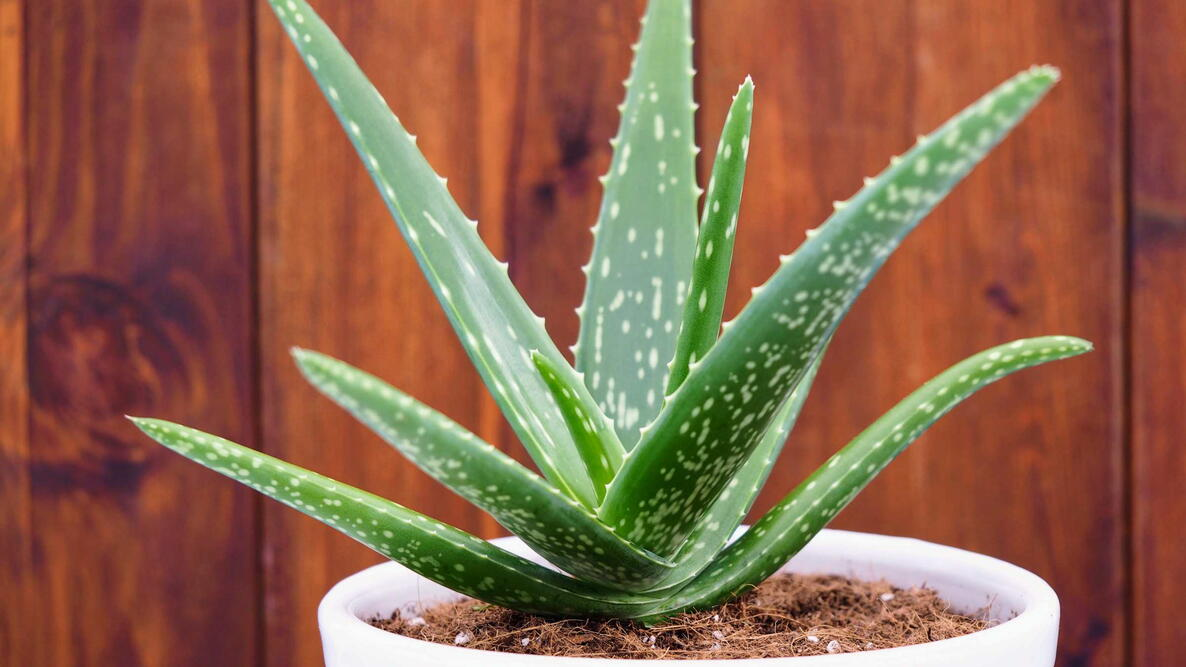
#> input picture vision/reference/aloe/aloeverahealthy.jpg, 1186 x 667 px
$ python -i plant_matcher.py   (imports and definitions only)
#> lines starting #> are read from the running program, lines starting #| are printed output that depends on the picture
#> further down, picture is the input picture: shape (667, 1186, 3); mean B, G, R 77.4, 101.2, 142.5
#!/usr/bin/env python3
"""Simple plant matcher (no training required).

Match a query image against user-supplied reference photos for:
- aloe
- pothos

Reference folder structure:
  vision/reference/aloe/*.jpg
  vision/reference/pothos/*.jpg

Examples:
  python3 vision/plant_matcher.py predict-image --image ./query.jpg
  python3 vision/plant_matcher.py predict-camera --camera 0
    python3 vision/plant_matcher.py predict-health-camera --species aloe --camera 0 --json
    python3 vision/plant_matcher.py check-health
"""

from __future__ import annotations

import argparse
import json
from dataclasses import dataclass
from pathlib import Path
from typing import Dict, List, Tuple

import cv2
import numpy as np

DEFAULT_LABELS = ["aloe", "pothos"]
HEALTHY_KEYWORDS = ("healthy", "good", "normal", "fresh")
UNHEALTHY_KEYWORDS = (
    "unhealthy",
    "sick",
    "diseased",
    "rot",
    "rotting",
    "yellow",
    "wilt",
    "wilting",
    "brown",
    "dead",
    "damage",
    "damaged",
)


@dataclass
class RefDescriptor:
    label: str
    path: Path
    hist: np.ndarray
    keypoints: List[cv2.KeyPoint]
    descriptors: np.ndarray | None


def compute_hist(image: np.ndarray) -> np.ndarray:
    resized = cv2.resize(image, (256, 256), interpolation=cv2.INTER_AREA)
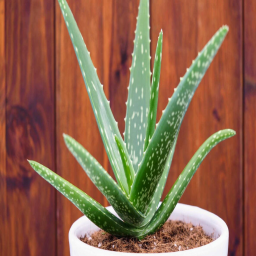
#> resized: shape (256, 256, 3); mean B, G, R 77.4, 101.2, 142.5
    hsv = cv2.cvtColor(resized, cv2.COLOR_BGR2HSV)
#> hsv: shape (256, 256, 3); mean H, S, V 38, 134.3, 151.4
    hist = cv2.calcHist([hsv], [0, 1], None, [36, 32], [0, 180, 0, 256])
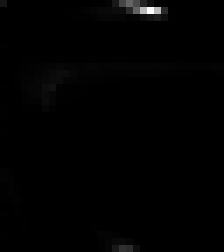
#> hist: shape (36, 32) float32 (shown 7 times larger); min 0, max 7664, mean 56.9; drawn with min black and max white
    hist = cv2.normalize(hist, None).flatten().astype(np.float32)
#> hist = 1152 values, max 0.6 at index 53, min 0 at index 24, mean 0.00445
    return hist


# [92 lines left out: functions compute_orb, load_references, hist_similarity, orb_similarity, predict, not called in this run]


def parse_labels(raw: str) -> List[str]:
    return [part.strip() for part in raw.split(",") if part.strip()]


# [221 lines left out: functions infer_health_from_filename, load_species_health_references, read_camera_frame, cmd_predict_image, cmd_predict_camera, print_health_result and 7 more, not called in this run]


# [2 lines not run here, left out]

>>> import cv2
>>> picture = cv2.imread('reference/aloe/aloeverahealthy.jpg')
>>> result = compute_hist(picture)
#> result has the same summary as hist in compute_hist
